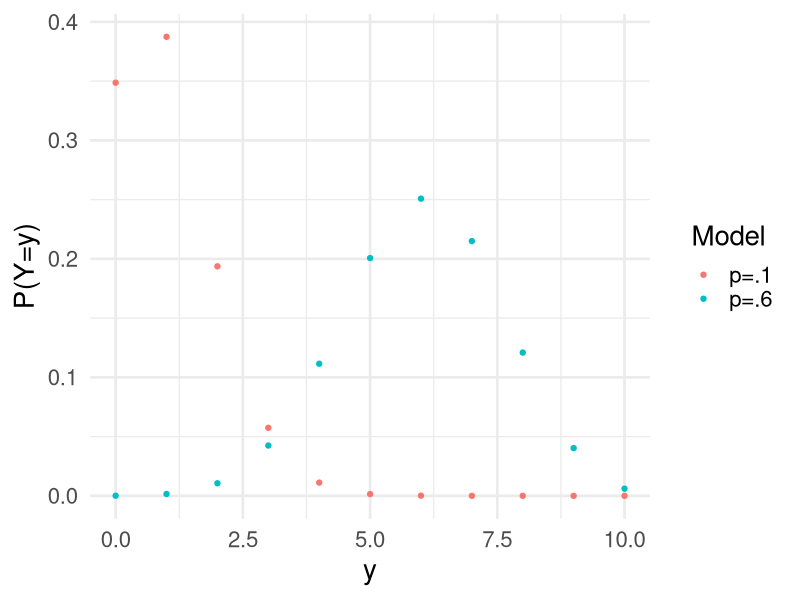
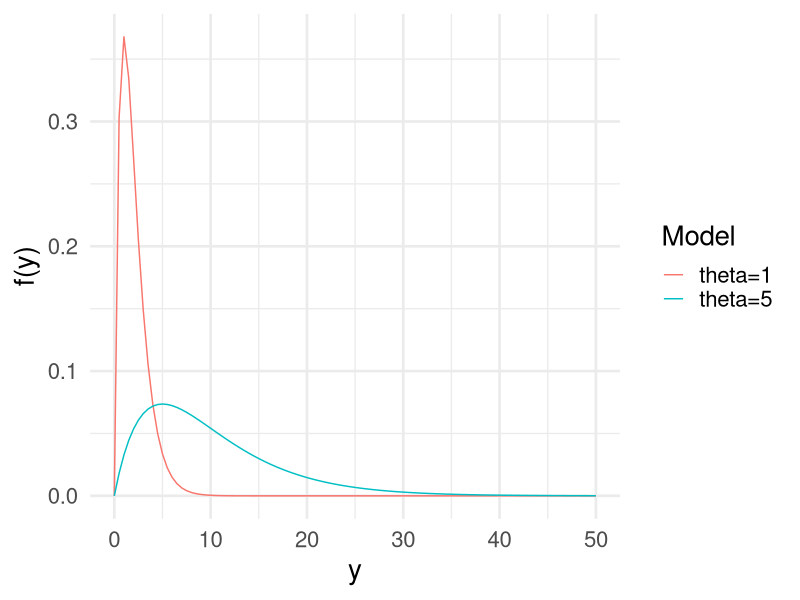
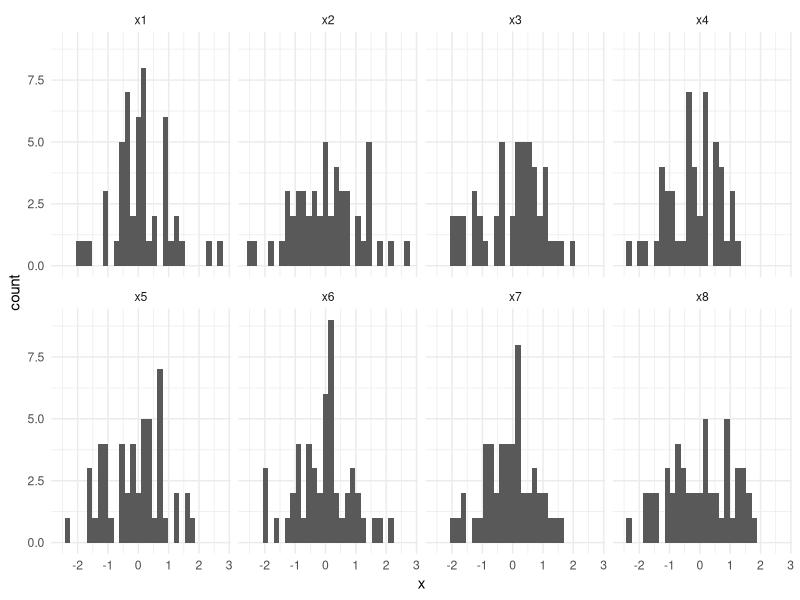
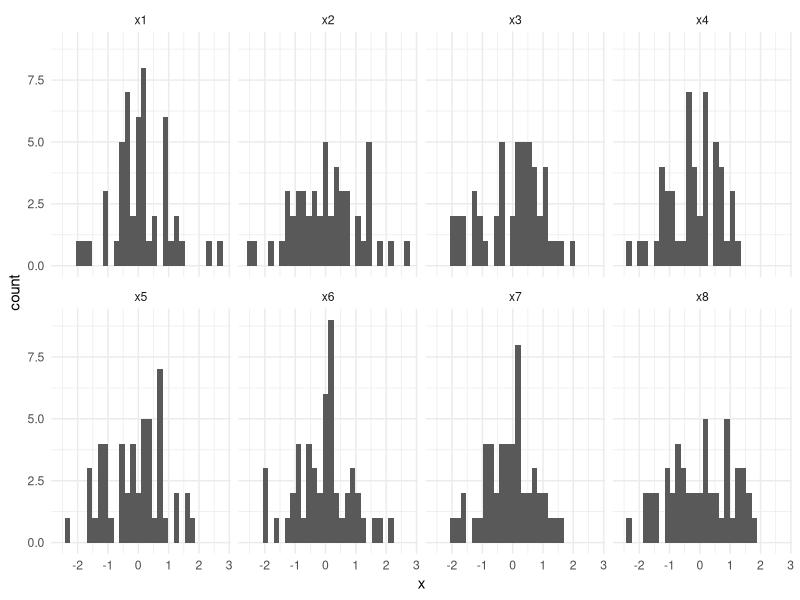

Write R code to recreate these figures, in order.
## ---- chunk 1
knitr::opts_chunk$set(echo = TRUE)
library(tidyverse)
## ---- chunk 2
#rnorm(100)
## ---- chunk 3

## ---- chunk 4
x_range = seq(0, 10, by = 1)

binomial_dataset = tibble(
  x2 = c(x_range, x_range), 
  y2 = c(dbinom(x_range, size = 10, prob = .6), dbinom(x_range, size = 10, prob = .1)),
  z2 = c(rep("p=.6", 11), rep("p=.1", 11))
)

ggplot(binomial_dataset, aes(x = x2, y = y2, col = z2)) + 
  geom_point() +
  theme_minimal(base_size = 20) + 
  labs(
    x = "y",
    y = "P(Y=y)",
    col = "Model"
  )
## ---- chunk 5
custom_pdf = function(y, theta){
  return(1/(theta^2) * y * exp(-y/theta))
}

y_range = seq(0, 50, by = .5)

custom_pdf_dataset = tibble(
  y = c(y_range, y_range), 
  fy = c(custom_pdf(y_range, 1), custom_pdf(y_range, 5)),
  mod = c(rep("theta=1", length(y_range)), rep("theta=5", length(y_range)))
)

ggplot(custom_pdf_dataset, aes(x = y, y = fy, col = mod)) + 
  geom_line() +
  theme_minimal(base_size = 20) + 
  labs(
    x = "y",
    y = "f(y)",
    col = "Model"
  )
## ---- chunk 6
set.seed(091323)
normal_samples = tibble(
  x1 = rnorm(50),
  x2 = rnorm(50),
  x3 = rnorm(50),
  x4 = rnorm(50),
  x5 = rnorm(50),
  x6 = rnorm(50),
  x7 = rnorm(50),
  x8 = rnorm(50)
) %>%
  pivot_longer(everything(), names_to = "sample", values_to = "x") 

ggplot(normal_samples, aes(x = x)) + 
  geom_histogram() + 
  facet_wrap(vars(sample), ncol = 4) + 
  theme_minimal()

normal_samples %>%
  group_by(sample) %>%
  summarize(
    mean = mean(x)
  )
## ---- chunk 7
set.seed(091323)
normal_samples = tibble(
  x1 = rnorm(50),
  x2 = rnorm(50),
  x3 = rnorm(50),
  x4 = rnorm(50),
  x5 = rnorm(50),
  x6 = rnorm(50),
  x7 = rnorm(50),
  x8 = rnorm(50)
) %>%
  pivot_longer(everything(), names_to = "sample", values_to = "x") 

ggplot(normal_samples, aes(x = x)) + 
  geom_histogram() + 
  facet_wrap(vars(sample), ncol = 4) + 
  theme_minimal()

normal_samples %>%
  group_by(sample) %>%
  summarize(
    mean = mean(x)
  )
